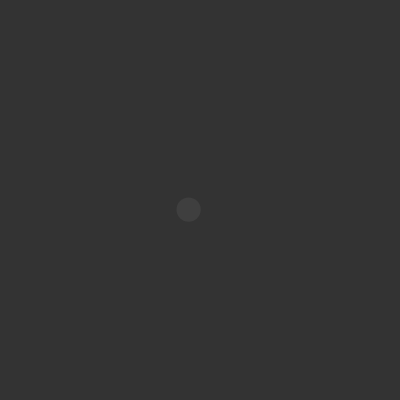
Frame 1 (no input)
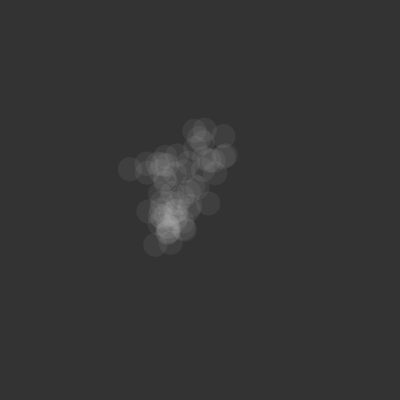
Frame 60 (no input)
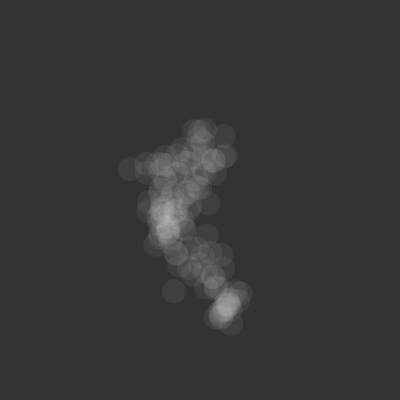
Frame 120 (the mouse pressed at the canvas centre since frame 60)

The p5.js sketch that drew these frames (run headless with seeded random() and noise() and a simulated clock; from frame 60 on, the mouse is pressed at the canvas centre):

// p5.js sketch
// ── sketch.js
let walker;
let runFlag = false;

function run() {
  if (runFlag == false) {
    console.log('running');
    runFlag = true;
  }
}

function stop() {
  if (runFlag == true) {
    console.log('stopping');
    runFlag = false;
  }
}

function setup() {
  let canvas = createCanvas(400, 400);
  canvas.mouseOver(run);
  canvas.mouseOut(stop);



  walker = new Walker(200, 200, 0.8);
  background(51);
}



function draw() {
  if (runFlag) {
    walker.update();
    walker.render();
  }
}

// ── embed.html
<!DOCTYPE html>
<html lang="">

<!DOCTYPE html>
<html lang="en">
  <head>
    <script src="../../p5.min.js"></script>
    <link rel="stylesheet" type="text/css" href="../../embed.css">
    <meta charset="utf-8" />
  </head><body><script src="sketch.js"></script></body></html>

// ── walker.js
class Walker {
  constructor(x, y, s) {
    this.startx = x;
    this.starty = y;
    this.pos = createVector(x, y);
    this.diameter = random(10, 30);
    this.speed = s*this.diameter;
  }

  update() {
    this.pos.x = this.pos.x + random(-this.speed, this.speed);
    this.pos.y = this.pos.y + random(-this.speed, this.speed);
    if (this.pos.x < width && this.pos.x > 0 && this.pos.y < height && this.pos.y > 0) {
      //do nothing... what is the sytax for not again?
    } else {
      this.pos = createVector(this.startx, this.starty);
    }
  }

  render() {
    fill(255,255,255,15);
    noStroke();
    //strokeWeight(2);
    ellipse(this.pos.x, this.pos.y, this.diameter, this.diameter);
    //ellipse(this.x, this.y, this.diameter, this.diameter);
  }
}
